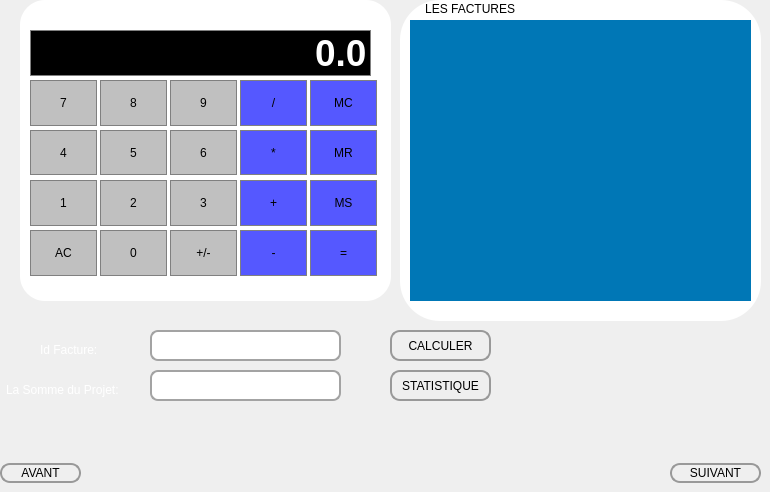
         <widget class="QWidget" name="page_8">
          <widget class="QPushButton" name="suivi2_2">
           <property name="geometry">
            <rect>
             <x>670</x>
             <y>463</y>
             <width>91</width>
             <height>20</height>
            </rect>
           </property>
           <property name="styleSheet">
            <string notr="true">QPushButton{
border-style:solid;
border-width: 2px;
border-color: #999999;
border-radius: 10px;
/*background-color:rgb(58, 122, 62);*/

background-color: qlineargradient(x1: 0, y1: 0, x2: 0, y2: 1,
stop: 0 #CCCCCC, stop: 1 #AAAAAA);
}
QPushButton:hover{
background-color:#0077b6;

color:rgb(255,255,255);
 
}
QPushButton:pressed{
background-color:#0077b6;}</string>
           </property>
           <property name="text">
            <string>SUIVANT</string>
           </property>
           <property name="icon">
            <iconset resource="res.qrc">
             <normaloff>:/prefix/new/res/arrow-right.png</normaloff>:/prefix/new/res/arrow-right.png</iconset>
           </property>
          </widget>
          <widget class="QLabel" name="label_54">
           <property name="geometry">
            <rect>
             <x>20</x>
             <y>0</y>
             <width>371</width>
             <height>301</height>
            </rect>
           </property>
           <property name="styleSheet">
            <string notr="true">font: 75 12pt &quot;System&quot;;
border-radius:25px;
background-color:white;</string>
           </property>
           <property name="text">
            <string/>
           </property>
          </widget>
          <widget class="QPushButton" name="MemClear1">
           <property name="geometry">
            <rect>
             <x>310</x>
             <y>80</y>
             <width>67</width>
             <height>46</height>
            </rect>
           </property>
           <property name="sizePolicy">
            <sizepolicy hsizetype="Preferred" vsizetype="Preferred">
             <horstretch>0</horstretch>
             <verstretch>0</verstretch>
            </sizepolicy>
           </property>
           <property name="styleSheet">
            <string notr="true">QPushButton {
	background-color: rgb(85, 88, 255);
	border: 1px solid gray;
	padding: 5px;
}

QPushButton:pressed {
background-color: rgb(85, 88, 255);
	border: 1px solid gray;
	padding: 5px;
}</string>
           </property>
           <property name="text">
            <string>MC</string>
           </property>
          </widget>
          <widget class="QPushButton" name="Clear">
           <property name="geometry">
            <rect>
             <x>30</x>
             <y>230</y>
             <width>67</width>
             <height>46</height>
            </rect>
           </property>
           <property name="sizePolicy">
            <sizepolicy hsizetype="Preferred" vsizetype="Preferred">
             <horstretch>0</horstretch>
             <verstretch>0</verstretch>
            </sizepolicy>
           </property>
           <property name="styleSheet">
            <string notr="true">QPushButton {
	background-color: #C0C0C0;
	border: 1px solid gray;
	padding: 5px;
}

QPushButton:pressed {
	background-color: #D3D3D3;
	border: 1px solid gray;
	padding: 5px;
}</string>
           </property>
           <property name="text">
            <string>AC</string>
           </property>
          </widget>
          <widget class="QPushButton" name="MemStore1">
           <property name="geometry">
            <rect>
             <x>310</x>
             <y>180</y>
             <width>67</width>
             <height>46</height>
            </rect>
           </property>
           <property name="sizePolicy">
            <sizepolicy hsizetype="Preferred" vsizetype="Preferred">
             <horstretch>0</horstretch>
             <verstretch>0</verstretch>
            </sizepolicy>
           </property>
           <property name="styleSheet">
            <string notr="true">QPushButton {
	background-color: rgb(85, 88, 255);
	border: 1px solid gray;
	padding: 5px;
}

QPushButton:pressed {
background-color: rgb(85, 88, 255);
	border: 1px solid gray;
	padding: 5px;
}</string>
           </property>
           <property name="text">
            <string>MS</string>
           </property>
          </widget>
          <widget class="QPushButton" name="ChangeSign">
           <property name="geometry">
            <rect>
             <x>170</x>
             <y>230</y>
             <width>67</width>
             <height>46</height>
            </rect>
           </property>
           <property name="sizePolicy">
            <sizepolicy hsizetype="Preferred" vsizetype="Preferred">
             <horstretch>0</horstretch>
             <verstretch>0</verstretch>
            </sizepolicy>
           </property>
           <property name="styleSheet">
            <string notr="true">QPushButton {
	background-color: #C0C0C0;
	border: 1px solid gray;
	padding: 5px;
}

QPushButton:pressed {
	background-color: #D3D3D3;
	border: 1px solid gray;
	padding: 5px;
}</string>
           </property>
           <property name="text">
            <string>+/-</string>
           </property>
          </widget>
          <widget class="QPushButton" name="Button9">
           <property name="geometry">
            <rect>
             <x>170</x>
             <y>80</y>
             <width>67</width>
             <height>46</height>
            </rect>
           </property>
           <property name="sizePolicy">
            <sizepolicy hsizetype="Preferred" vsizetype="Preferred">
             <horstretch>0</horstretch>
             <verstretch>0</verstretch>
            </sizepolicy>
           </property>
           <property name="styleSheet">
            <string notr="true">QPushButton {
	background-color: #C0C0C0;
	border: 1px solid gray;
	padding: 5px;
}

QPushButton:pressed {
	background-color: #D3D3D3;
	border: 1px solid gray;
	padding: 5px;
}</string>
           </property>
           <property name="text">
            <string>9</string>
           </property>
          </widget>
          <widget class="QPushButton" name="Button6">
           <property name="geometry">
            <rect>
             <x>170</x>
             <y>130</y>
             <width>67</width>
             <height>45</height>
            </rect>
           </property>
           <property name="sizePolicy">
            <sizepolicy hsizetype="Preferred" vsizetype="Preferred">
             <horstretch>0</horstretch>
             <verstretch>0</verstretch>
            </sizepolicy>
           </property>
           <property name="styleSheet">
            <string notr="true">QPushButton {
	background-color: #C0C0C0;
	border: 1px solid gray;
	padding: 5px;
}

QPushButton:pressed {
	background-color: #D3D3D3;
	border: 1px solid gray;
	padding: 5px;
}</string>
           </property>
           <property name="text">
            <string>6</string>
           </property>
          </widget>
          <widget class="QPushButton" name="Button5">
           <property name="geometry">
            <rect>
             <x>100</x>
             <y>130</y>
             <width>67</width>
             <height>45</height>
            </rect>
           </property>
           <property name="sizePolicy">
            <sizepolicy hsizetype="Preferred" vsizetype="Preferred">
             <horstretch>0</horstretch>
             <verstretch>0</verstretch>
            </sizepolicy>
           </property>
           <property name="styleSheet">
            <string notr="true">QPushButton {
	background-color: #C0C0C0;
	border: 1px solid gray;
	padding: 5px;
}

QPushButton:pressed {
	background-color: #D3D3D3;
	border: 1px solid gray;
	padding: 5px;
}</string>
           </property>
           <property name="text">
            <string>5</string>
           </property>
          </widget>
          <widget class="QPushButton" name="Button3">
           <property name="geometry">
            <rect>
             <x>170</x>
             <y>180</y>
             <width>67</width>
             <height>46</height>
            </rect>
           </property>
           <property name="sizePolicy">
            <sizepolicy hsizetype="Preferred" vsizetype="Preferred">
             <horstretch>0</horstretch>
             <verstretch>0</verstretch>
            </sizepolicy>
           </property>
           <property name="styleSheet">
            <string notr="true">QPushButton {
	background-color: #C0C0C0;
	border: 1px solid gray;
	padding: 5px;
}

QPushButton:pressed {
	background-color: #D3D3D3;
	border: 1px solid gray;
	padding: 5px;
}</string>
           </property>
           <property name="text">
            <string>3</string>
           </property>
          </widget>
          <widget class="QPushButton" name="Button0">
           <property name="geometry">
            <rect>
             <x>100</x>
             <y>230</y>
             <width>67</width>
             <height>46</height>
            </rect>
           </property>
           <property name="sizePolicy">
            <sizepolicy hsizetype="Preferred" vsizetype="Preferred">
             <horstretch>0</horstretch>
             <verstretch>0</verstretch>
            </sizepolicy>
           </property>
           <property name="styleSheet">
            <string notr="true">QPushButton {
	background-color: #C0C0C0;
	border: 1px solid gray;
	padding: 5px;
}

QPushButton:pressed {
	background-color: #D3D3D3;
	border: 1px solid gray;
	padding: 5px;
}</string>
           </property>
           <property name="text">
            <string>0</string>
           </property>
          </widget>
          <widget class="QPushButton" name="MemRecall1">
           <property name="geometry">
            <rect>
             <x>310</x>
             <y>130</y>
             <width>67</width>
             <height>45</height>
            </rect>
           </property>
           <property name="sizePolicy">
            <sizepolicy hsizetype="Preferred" vsizetype="Preferred">
             <horstretch>0</horstretch>
             <verstretch>0</verstretch>
            </sizepolicy>
           </property>
           <property name="styleSheet">
            <string notr="true">QPushButton {
	background-color: rgb(85, 88, 255);
	border: 1px solid gray;
	padding: 5px;
}

QPushButton:pressed {
background-color: rgb(85, 88, 255);
	border: 1px solid gray;
	padding: 5px;
}</string>
           </property>
           <property name="text">
            <string>MR</string>
           </property>
          </widget>
          <widget class="QLineEdit" name="Display">
           <property name="geometry">
            <rect>
             <x>30</x>
             <y>30</y>
             <width>341</width>
             <height>46</height>
            </rect>
           </property>
           <property name="sizePolicy">
            <sizepolicy hsizetype="Preferred" vsizetype="Preferred">
             <horstretch>0</horstretch>
             <verstretch>0</verstretch>
            </sizepolicy>
           </property>
           <property name="font">
            <font>
             <pointsize>28</pointsize>
             <weight>75</weight>
             <bold>true</bold>
            </font>
           </property>
           <property name="styleSheet">
            <string notr="true">QLineEdit {
	background-color: DCDCDC;
	border: 1px solid gray;
	color: #ffffff;
}

</string>
           </property>
           <property name="text">
            <string>0.0</string>
           </property>
           <property name="alignment">
            <set>Qt::AlignRight|Qt::AlignTrailing|Qt::AlignVCenter</set>
           </property>
          </widget>
          <widget class="QPushButton" name="Button1">
           <property name="geometry">
            <rect>
             <x>30</x>
             <y>180</y>
             <width>67</width>
             <height>46</height>
            </rect>
           </property>
           <property name="sizePolicy">
            <sizepolicy hsizetype="Preferred" vsizetype="Preferred">
             <horstretch>0</horstretch>
             <verstretch>0</verstretch>
            </sizepolicy>
           </property>
           <property name="styleSheet">
            <string notr="true">QPushButton {
	background-color: #C0C0C0;
	border: 1px solid gray;
	padding: 5px;
}

QPushButton:pressed {
	background-color: #D3D3D3;
	border: 1px solid gray;
	padding: 5px;
}</string>
           </property>
           <property name="text">
            <string>1</string>
           </property>
          </widget>
          <widget class="QPushButton" name="Button4">
           <property name="geometry">
            <rect>
             <x>30</x>
             <y>130</y>
             <width>67</width>
             <height>45</height>
            </rect>
           </property>
           <property name="sizePolicy">
            <sizepolicy hsizetype="Preferred" vsizetype="Preferred">
             <horstretch>0</horstretch>
             <verstretch>0</verstretch>
            </sizepolicy>
           </property>
           <property name="styleSheet">
            <string notr="true">QPushButton {
	background-color: #C0C0C0;
	border: 1px solid gray;
	padding: 5px;
}

QPushButton:pressed {
	background-color: #D3D3D3;
	border: 1px solid gray;
	padding: 5px;
}</string>
           </property>
           <property name="text">
            <string>4</string>
           </property>
          </widget>
          <widget class="QPushButton" name="Divide1">
           <property name="geometry">
            <rect>
             <x>240</x>
             <y>80</y>
             <width>67</width>
             <height>46</height>
            </rect>
           </property>
           <property name="sizePolicy">
            <sizepolicy hsizetype="Preferred" vsizetype="Preferred">
             <horstretch>0</horstretch>
             <verstretch>0</verstretch>
            </sizepolicy>
           </property>
           <property name="styleSheet">
            <string notr="true">QPushButton {
	background-color: rgb(85, 88, 255);
	border: 1px solid gray;
	padding: 5px;
}

QPushButton:pressed {
background-color: rgb(85, 88, 255);
	border: 1px solid gray;
	padding: 5px;
}</string>
           </property>
           <property name="text">
            <string>/</string>
           </property>
          </widget>
          <widget class="QPushButton" name="Add1">
           <property name="geometry">
            <rect>
             <x>240</x>
             <y>180</y>
             <width>67</width>
             <height>46</height>
            </rect>
           </property>
           <property name="sizePolicy">
            <sizepolicy hsizetype="Preferred" vsizetype="Preferred">
             <horstretch>0</horstretch>
             <verstretch>0</verstretch>
            </sizepolicy>
           </property>
           <property name="styleSheet">
            <string notr="true">QPushButton {
	background-color: rgb(85, 88, 255);
	border: 1px solid gray;
	padding: 5px;
}

QPushButton:pressed {
background-color: rgb(85, 88, 255);
	border: 1px solid gray;
	padding: 5px;
}</string>
           </property>
           <property name="text">
            <string>+</string>
           </property>
          </widget>
          <widget class="QPushButton" name="Button7">
           <property name="geometry">
            <rect>
             <x>30</x>
             <y>80</y>
             <width>67</width>
             <height>46</height>
            </rect>
           </property>
           <property name="sizePolicy">
            <sizepolicy hsizetype="Preferred" vsizetype="Preferred">
             <horstretch>0</horstretch>
             <verstretch>0</verstretch>
            </sizepolicy>
           </property>
           <property name="styleSheet">
            <string notr="true">QPushButton {
	background-color: #C0C0C0;
	border: 1px solid gray;
	padding: 5px;
}

QPushButton:pressed {
	background-color: #D3D3D3;
	border: 1px solid gray;
	padding: 5px;
}</string>
           </property>
           <property name="text">
            <string>7</string>
           </property>
          </widget>
          <widget class="QPushButton" name="Multiply1">
           <property name="geometry">
            <rect>
             <x>240</x>
             <y>130</y>
             <width>67</width>
             <height>45</height>
            </rect>
           </property>
           <property name="sizePolicy">
            <sizepolicy hsizetype="Preferred" vsizetype="Preferred">
             <horstretch>0</horstretch>
             <verstretch>0</verstretch>
            </sizepolicy>
           </property>
           <property name="styleSheet">
            <string notr="true">QPushButton {
	background-color: rgb(85, 88, 255);
	border: 1px solid gray;
	padding: 5px;
}

QPushButton:pressed {
background-color: rgb(85, 88, 255);
	border: 1px solid gray;
	padding: 5px;
}</string>
           </property>
           <property name="text">
            <string>*</string>
           </property>
          </widget>
          <widget class="QPushButton" name="Button2">
           <property name="geometry">
            <rect>
             <x>100</x>
             <y>180</y>
             <width>67</width>
             <height>46</height>
            </rect>
           </property>
           <property name="sizePolicy">
            <sizepolicy hsizetype="Preferred" vsizetype="Preferred">
             <horstretch>0</horstretch>
             <verstretch>0</verstretch>
            </sizepolicy>
           </property>
           <property name="styleSheet">
            <string notr="true">QPushButton {
	background-color: #C0C0C0;
	border: 1px solid gray;
	padding: 5px;
}

QPushButton:pressed {
	background-color: #D3D3D3;
	border: 1px solid gray;
	padding: 5px;
}</string>
           </property>
           <property name="text">
            <string>2</string>
           </property>
          </widget>
          <widget class="QPushButton" name="Equals1">
           <property name="geometry">
            <rect>
             <x>310</x>
             <y>230</y>
             <width>67</width>
             <height>46</height>
            </rect>
           </property>
           <property name="sizePolicy">
            <sizepolicy hsizetype="Preferred" vsizetype="Preferred">
             <horstretch>0</horstretch>
             <verstretch>0</verstretch>
            </sizepolicy>
           </property>
           <property name="styleSheet">
            <string notr="true">QPushButton {
	background-color: rgb(85, 88, 255);
	border: 1px solid gray;
	padding: 5px;
}

QPushButton:pressed {
background-color: rgb(85, 88, 255);
	border: 1px solid gray;
	padding: 5px;
}</string>
           </property>
           <property name="text">
            <string>=</string>
           </property>
          </widget>
          <widget class="QPushButton" name="Subtract1">
           <property name="geometry">
            <rect>
             <x>240</x>
             <y>230</y>
             <width>67</width>
             <height>46</height>
            </rect>
           </property>
           <property name="sizePolicy">
            <sizepolicy hsizetype="Preferred" vsizetype="Preferred">
             <horstretch>0</horstretch>
             <verstretch>0</verstretch>
            </sizepolicy>
           </property>
           <property name="styleSheet">
            <string notr="true">QPushButton {
	background-color: rgb(85, 88, 255);
	border: 1px solid gray;
	padding: 5px;
}

QPushButton:pressed {
background-color: rgb(85, 88, 255);
	border: 1px solid gray;
	padding: 5px;
}</string>
           </property>
           <property name="text">
            <string>-</string>
           </property>
          </widget>
          <widget class="QPushButton" name="Button8">
           <property name="geometry">
            <rect>
             <x>100</x>
             <y>80</y>
             <width>67</width>
             <height>46</height>
            </rect>
           </property>
           <property name="sizePolicy">
            <sizepolicy hsizetype="Preferred" vsizetype="Preferred">
             <horstretch>0</horstretch>
             <verstretch>0</verstretch>
            </sizepolicy>
           </property>
           <property name="styleSheet">
            <string notr="true">QPushButton {
	background-color: #C0C0C0;
	border: 1px solid gray;
	padding: 5px;
}

QPushButton:pressed {
	background-color: #D3D3D3;
	border: 1px solid gray;
	padding: 5px;
}</string>
           </property>
           <property name="text">
            <string>8</string>
           </property>
          </widget>
          <widget class="QLineEdit" name="sommeF">
           <property name="geometry">
            <rect>
             <x>150</x>
             <y>370</y>
             <width>191</width>
             <height>31</height>
            </rect>
           </property>
           <property name="styleSheet">
            <string notr="true">
QLineEdit{
background-color:rgb(255, 255, 255);
border:2px solid rgb(163, 163, 163);
/*border:	rgb(179, 179, 179);*/
border-radius:8px;
/*color:rgb(165, 165, 165);*/
padding-left:8px;
padding-right:8px;
/*background-color:rgb(255, 255, 255);*/}
QLineEdit:hover{
border:2px solid rgb(48,50,62);
border-radius:8px;
}
QLineEdit:focus{
background-color:rgb(255, 255, 255);
border-radius:8px;}</string>
           </property>
          </widget>
          <widget class="QGroupBox" name="groupBox_8">
           <property name="geometry">
            <rect>
             <x>400</x>
             <y>0</y>
             <width>361</width>
             <height>321</height>
            </rect>
           </property>
           <property name="styleSheet">
            <string notr="true">border-radius:40px;
background-color:white;font: 75 12pt &quot;System&quot;;</string>
           </property>
           <property name="title">
            <string>       LES FACTURES</string>
           </property>
           <widget class="QTableView" name="tab_Fac">
            <property name="geometry">
             <rect>
              <x>10</x>
              <y>20</y>
              <width>341</width>
              <height>281</height>
             </rect>
            </property>
            <property name="styleSheet">
             <string notr="true">background-color:#0077b6;border:black;
border-radius:0px;</string>
            </property>
            <property name="frameShadow">
             <enum>QFrame::Plain</enum>
            </property>
           </widget>
           <widget class="QGroupBox" name="groupBox_9">
            <property name="geometry">
             <rect>
              <x>10</x>
              <y>389</y>
              <width>120</width>
              <height>71</height>
             </rect>
            </property>
            <property name="title">
             <string>GroupBox</string>
            </property>
           </widget>
          </widget>
          <widget class="QLabel" name="label_55">
           <property name="geometry">
            <rect>
             <x>40</x>
             <y>340</y>
             <width>81</width>
             <height>20</height>
            </rect>
           </property>
           <property name="styleSheet">
            <string notr="true">color:white;
font: 75 12pt &quot;System&quot;;
</string>
           </property>
           <property name="text">
            <string>Id Facture:</string>
           </property>
          </widget>
          <widget class="QLineEdit" name="id_fac">
           <property name="geometry">
            <rect>
             <x>150</x>
             <y>330</y>
             <width>191</width>
             <height>31</height>
            </rect>
           </property>
           <property name="styleSheet">
            <string notr="true">
QLineEdit{
background-color:rgb(255, 255, 255);
border:2px solid rgb(163, 163, 163);
/*border:	rgb(179, 179, 179);*/
border-radius:8px;
/*color:rgb(165, 165, 165);*/
padding-left:8px;
padding-right:8px;
/*background-color:rgb(255, 255, 255);*/}
QLineEdit:hover{
border:2px solid rgb(48,50,62);
border-radius:8px;
}
QLineEdit:focus{
background-color:rgb(255, 255, 255);
border-radius:8px;}</string>
           </property>
          </widget>
          <widget class="QPushButton" name="statF">
           <property name="geometry">
            <rect>
             <x>390</x>
             <y>370</y>
             <width>101</width>
             <height>31</height>
            </rect>
           </property>
           <property name="styleSheet">
            <string notr="true">
QPushButton{
border-style:solid;
border-width: 2px;
border-color: #999999;
border-radius: 10px;
/*background-color:rgb(58, 122, 62);*/

background-color: qlineargradient(x1: 0, y1: 0, x2: 0, y2: 1,
stop: 0 #CCCCCC, stop: 1 #AAAAAA);
}
QPushButton:hover{
background-color:#0077b6;

color:rgb(255,255,255);
 
}
QPushButton:pressed{
background-color:#0077b6;}</string>
           </property>
           <property name="text">
            <string>STATISTIQUE</string>
           </property>
           <property name="icon">
            <iconset resource="res.qrc">
             <normaloff>:/prefix/new/res/stat.png</normaloff>:/prefix/new/res/stat.png</iconset>
           </property>
          </widget>
          <widget class="QLabel" name="label_56">
           <property name="geometry">
            <rect>
             <x>6</x>
             <y>380</y>
             <width>141</width>
             <height>20</height>
            </rect>
           </property>
           <property name="styleSheet">
            <string notr="true">color:white;
font: 75 12pt &quot;System&quot;;
</string>
           </property>
           <property name="text">
            <string>La Somme du Projet:</string>
           </property>
          </widget>
          <widget class="QPushButton" name="avant_3">
           <property name="geometry">
            <rect>
             <x>0</x>
             <y>463</y>
             <width>81</width>
             <height>20</height>
            </rect>
           </property>
           <property name="styleSheet">
            <string notr="true">QPushButton{
border-style:solid;
border-width: 2px;
border-color: #999999;
border-radius: 10px;
/*background-color:rgb(58, 122, 62);*/

background-color: qlineargradient(x1: 0, y1: 0, x2: 0, y2: 1,
stop: 0 #CCCCCC, stop: 1 #AAAAAA);
}
QPushButton:hover{
background-color:#0077b6;

color:rgb(255,255,255);
 
}
QPushButton:pressed{
background-color:#0077b6;}</string>
           </property>
           <property name="text">
            <string>AVANT</string>
           </property>
           <property name="icon">
            <iconset resource="res.qrc">
             <normaloff>:/prefix/new/res/left.png</normaloff>:/prefix/new/res/left.png</iconset>
           </property>
          </widget>
          <widget class="QPushButton" name="calcul">
           <property name="geometry">
            <rect>
             <x>390</x>
             <y>330</y>
             <width>101</width>
             <height>31</height>
            </rect>
           </property>
           <property name="styleSheet">
            <string notr="true">
QPushButton{
border-style:solid;
border-width: 2px;
border-color: #999999;
border-radius: 10px;
/*background-color:rgb(58, 122, 62);*/

background-color: qlineargradient(x1: 0, y1: 0, x2: 0, y2: 1,
stop: 0 #CCCCCC, stop: 1 #AAAAAA);
}
QPushButton:hover{
background-color:#0077b6;

color:rgb(255,255,255);
 
}
QPushButton:pressed{
background-color:#0077b6;}</string>
           </property>
           <property name="text">
            <string>CALCULER</string>
           </property>
           <property name="icon">
            <iconset resource="res.qrc">
             <normaloff>:/prefix/new/res/calcul.png</normaloff>:/prefix/new/res/calcul.png</iconset>
           </property>
          </widget>
          <zorder>suivi2_2</zorder>
          <zorder>label_54</zorder>
          <zorder>groupBox_8</zorder>
          <zorder>label_55</zorder>
          <zorder>label_56</zorder>
          <zorder>avant_3</zorder>
          <zorder>MemClear1</zorder>
          <zorder>Clear</zorder>
          <zorder>MemStore1</zorder>
          <zorder>ChangeSign</zorder>
          <zorder>Button9</zorder>
          <zorder>Button6</zorder>
          <zorder>Button5</zorder>
          <zorder>Button3</zorder>
          <zorder>Button0</zorder>
          <zorder>MemRecall1</zorder>
          <zorder>Display</zorder>
          <zorder>Button1</zorder>
          <zorder>Button4</zorder>
          <zorder>Divide1</zorder>
          <zorder>Add1</zorder>
          <zorder>Button7</zorder>
          <zorder>Multiply1</zorder>
          <zorder>Button2</zorder>
          <zorder>Equals1</zorder>
          <zorder>Subtract1</zorder>
          <zorder>Button8</zorder>
          <zorder>sommeF</zorder>
          <zorder>id_fac</zorder>
          <zorder>statF</zorder>
          <zorder>calcul</zorder>
         </widget>
